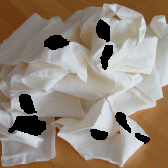
#> input picture H1-Inpainting/Final Small Stain.png, 168 x 168 px
$ python Image_Inpainting_TV.py
#> lines starting #> are read from the running program, lines starting #| are printed output that depends on the picture; after the words box and inside, x2 and y2 are one past the last pixel; in counts of white or black regions, pixels touching at a corner belong together
# For TV inpainting, run. (Not currently working.)
import timeit
import numpy as np
import matplotlib.pyplot as plt
import imageio.v2 as im
f = im.imread("Final Small Stain.png", mode='F') # "Final Small Stain.png" OR "Final Map.png"
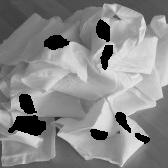
#> f: shape (168, 168) float32; min 0, max 234.1, mean 137.5
# f0 = im.imread("Original Small Stain.jpg", mode='F') # "Original Small Stain.jpg" OR "Cropped Map.jpg"
# plt.imshow(f0, cmap='gray', vmin=0, vmax=255)
# plt.savefig('Test Image.png')

# Parameters
size = 168 # Change size to 168/154 for Stain/Map.
fnormsquared = 0
for i in range(0,size):
    for j in range(0,size):
        fnormsquared = fnormsquared + f[i,j]**2
#> after the loop, fnormsquared = 620788097.9
fnorm = np.sqrt(fnormsquared)
#> fnorm = 24915.6
Tolerance = fnorm/(10**5)
#> Tolerance = 0.249
gamma = 5
lam = 1
# Initialization
u = np.zeros((size,size))
G = np.zeros((size,size))
uprev = np.zeros((size,size))
ugrad = np.zeros((size,size,2))
b = np.zeros((size,size,2))
d = np.zeros((size,size,2))
# Region D
D = np.ones((size,size))
for i in range(0,size):
    for j in range(0,size):
        if f[i,j] > 10: # Change to black(>10)/white(<245) for Stain/Map.
            D[i,j] = 0
        u[i,j] = f[i,j]
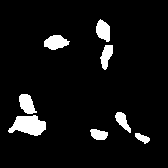
#> D: shape (168, 168) float64; values 0 (black) and 1 (white), 6.7% white; 8 white regions, largest, box (x1, y1, x2, y2) and area: (8, 115, 46, 136) 529, (44, 35, 70, 50) 266, (19, 94, 37, 114) 241
# print('Tolerance =',Tolerance)
# plt.imshow(u,cmap='gray', vmin=0, vmax=255)

# Total Variation Inpainting (Not currently working.)
# 0-index gives height. 1-index gives length.
start2 = timeit.default_timer()
for loop in range(51): # Change to 51 for map and 467 for stain.
    for i in range(0,size-1):
        for j in range(0,size-1):
            ugrad[i,j,0] = u[i+1,j] - u[i,j]
            ugrad[i,j,1] = u[i,j+1] - u[i,j]
    for i in range(0,size-1):
        ugrad[i,size-1,0] = u[i+1,j] - u[i,j]
        ugrad[i,size-1,1] = 0
    for j in range(0,size-1):
        ugrad[size-1,j,0] = 0
        ugrad[size-1,j,1] = u[i,j+1] - u[i,j]
    ugrad[size-1,size-1,0] = 0
    ugrad[size-1,size-1,1] = 0
    # h Subproblem
    for i in range(0,size):
        for j in range(0,size):
            vecmag = np.absolute(np.sqrt(((ugrad[i,j,0]+b[i,j,0])**2)+((ugrad[i,j,1]+b[i,j,1])**2)))
            if vecmag > 1:
                d[i,j,0] = (ugrad[i,j,0]+b[i,j,0]) - ((1/gamma)/vecmag)
                d[i,j,1] = (ugrad[i,j,1]+b[i,j,1]) - ((1/gamma)/vecmag)
            else:
                d[i,j,0] = 0
                d[i,j,1] = 0
    # u Subproblem
    for i in range(1,size-1):
        for j in range(1,size-1):
            # [4 lines of commented-out code are left out]
            if D[i,j] == 1:
                G[i,j] = (gamma/(lam+4*gamma))*(u[i+1,j]+u[i-1,j]+u[i,j+1]+u[i,j-1]+d[i-1,j,0]-d[i,j,0]+d[i,j-1,1]-d[i,j,1]-b[i-1,j,0]+b[i,j,0]-b[i,j-1,1]+b[i,j,1])+(lam/(lam+4*gamma))*f[i,j]
    for i in range(1,size-1):
        if D[i,0] == 1:
            G[i,0] = (gamma/(lam+3*gamma))*(u[i+1,j]+u[i-1,j]+u[i,j+1]+d[i-1,j,0]-d[i,j,0]-d[i,j,1]-b[i-1,j,0]+b[i,j,0]+b[i,j,1])+(lam/(lam+3*gamma))*f[i,j]
        if D[i,size-1] == 1:
            G[i,size-1] = (gamma/(lam+3*gamma))*(u[i+1,j]+u[i-1,j]+u[i,j-1]+d[i-1,j,0]-d[i,j,0]+d[i,j-1,1]-d[i,j,1]-b[i-1,j,0]+b[i,j,0]-b[i,j-1,1]+b[i,j,1])+(lam/(lam+3*gamma))*f[i,j]
    for j in range(1,size-1):
        if D[0,j] == 1:
            G[0,j] = (gamma/(lam+3*gamma))*(u[i+1,j]+u[i,j+1]+u[i,j-1]-d[i,j,0]+d[i,j-1,1]-d[i,j,1]+b[i,j,0]-b[i,j-1,1]+b[i,j,1])+(lam/(lam+3*gamma))*f[i,j]
        if D[size-1,j] == 1:
            G[size-1,j] = (gamma/(lam+3*gamma))*(u[i-1,j]+u[i,j+1]+u[i,j-1]+d[i-1,j,0]-d[i,j,0]+d[i,j-1,1]-d[i,j,1]-b[i-1,j,0]+b[i,j,0]-b[i,j-1,1]+b[i,j,1])+(lam/(lam+3*gamma))*f[i,j]
    if D[0,0] == 1:
        G[0,0] = (gamma/(lam+2*gamma))*(u[i+1,j]+u[i,j+1]-d[i,j,0]-d[i,j,1]+b[i,j,0]+b[i,j,1])+(lam/(lam+2*gamma))*f[i,j]
    if D[0,size-1] == 1:
        G[0,size-1] = (gamma/(lam+2*gamma))*(u[i+1,j]+u[i,j-1]-d[i,j,0]+d[i,j-1,1]-d[i,j,1]+b[i,j,0]-b[i,j-1,1]+b[i,j,1])+(lam/(lam+2*gamma))*f[i,j]
    if D[size-1,0] == 1:
        G[size-1,0] = (gamma/(lam+2*gamma))*(u[i-1,j]+u[i,j+1]+d[i-1,j,0]-d[i,j,0]-d[i,j,1]-b[i-1,j,0]+b[i,j,0]+b[i,j,1])+(lam/(lam+2*gamma))*f[i,j]
    if D[size-1,size-1] == 1:
        G[size-1,size-1] = (gamma/(lam+2*gamma))*(u[i-1,j]+u[i,j-1]+d[i-1,j,0]-d[i,j,0]+d[i,j-1,1]-d[i,j,1]-b[i-1,j,0]+b[i,j,0]-b[i,j-1,1]+b[i,j,1])+(lam/(lam+2*gamma))*f[i,j]
    for i in range(1,size-1):
        for j in range(1,size-1):
            if D[i,j] == 1:
                u[i,j] = G[i,j]
    # b Subproblem
    for i in range(0,size):
        for j in range(0,size):
            b[i,j,0] = b[i,j,0] + ugrad[i,j,0] - d[i,j,0]
            b[i,j,1] = b[i,j,1] + ugrad[i,j,1] - d[i,j,1]
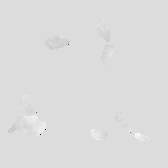
#> G: shape (168, 168) float64; min -0.00507, max 0.000791, mean -2.07e-06; drawn with min black and max white
#> u: shape (168, 168) float64; min -0.00507, max 234.1, mean 137.5
stop2 = timeit.default_timer()
print('Runtime =',stop2-start2)
plt.imshow(u,cmap='gray', vmin=0, vmax=255)
plt.savefig('Test Image.png')
